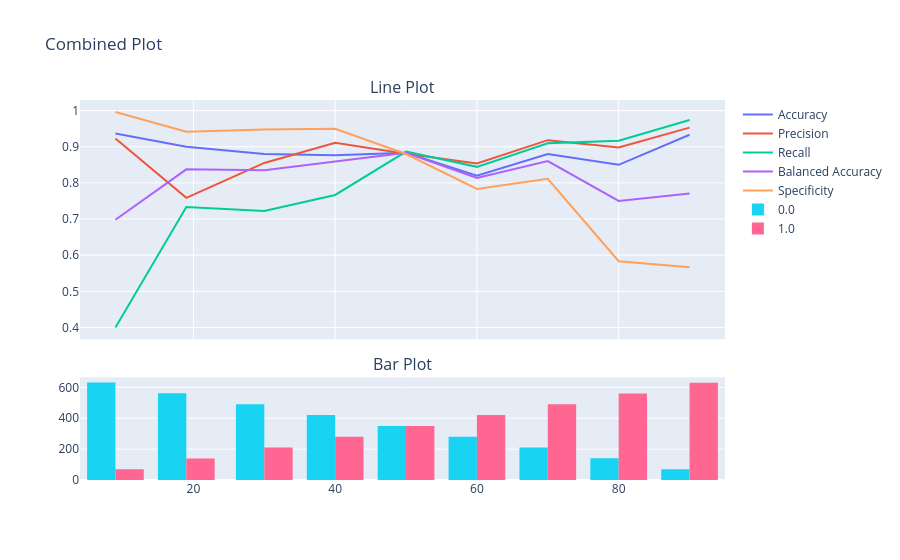

The notebook cell this image was saved under:
### Code cell
# fig = plt.figure(figsize=(8, 6))
# gs = gridspec.GridSpec(nrows=2, ncols=1, height_ratios=[.7, .3])

# # Create subplots in the custom grid
# ax1 = fig.add_subplot(gs[0, 0])
# ax2 = fig.add_subplot(gs[1, 0])


# aff = (metrics_df[metrics_df.index.str.contains('Test')]
#  [metric_name_list + ['Target proportion']]
#  .melt(id_vars=['Target proportion'])
#  )

# sns.lineplot(
#     aff,
#     x='Target proportion',
#     y='value',
#     hue='variable',
#     ax=ax1
# )

# sns.barplot(train_balances_df, x='Target proportion', y='count', hue='target', errorbar=None, ax=ax2)
# plt.tight_layout()

import plotly.graph_objects as go
import pandas as pd

# Prepare the data
aff = (metrics_df[metrics_df.index.str.contains('Test')]
       [metric_name_list + ['Target proportion']]
       .melt(id_vars=['Target proportion'])
)

# Line plot (for ax1 in seaborn)
line_fig = go.Figure()

for variable in aff['variable'].unique():
    line_fig.add_trace(go.Scatter(
        x=aff[aff['variable'] == variable]['Target proportion'],
        y=aff[aff['variable'] == variable]['value'],
        mode='lines',
        name=variable
    ))

line_fig.update_layout(
    title='Line Plot',
    xaxis_title='Target Proportion',
    yaxis_title='Value',
    height=600,
)

# Bar plot (for ax2 in seaborn)
bar_fig = go.Figure()

for target in train_balances_df['target'].unique():
    bar_fig.add_trace(go.Bar(
        x=train_balances_df[train_balances_df['target'] == target]['Target proportion'],
        y=train_balances_df[train_balances_df['target'] == target]['count'],
        name=target,
        marker=dict(line=dict(width=0))  # Equivalent to errorbar=None
    ))

bar_fig.update_layout(
    title='Bar Plot',
    xaxis_title='Target Proportion',
    yaxis_title='Count',
    height=300,
)

# Combine the two subplots into a single figure using plotly subplots
from plotly.subplots import make_subplots

fig = make_subplots(
    rows=2, cols=1,
    shared_xaxes=True,
    vertical_spacing=0.1,
    subplot_titles=('Line Plot', 'Bar Plot'),
    row_heights=[0.7, 0.3]
)

# Add line plot to the first subplot
for trace in line_fig.data:
    fig.add_trace(trace, row=1, col=1)

# Add bar plot to the second subplot
for trace in bar_fig.data:
    fig.add_trace(trace, row=2, col=1)

# Update layout for overall figure
fig.update_layout(
    title='Combined Plot',
    showlegend=True
)

fig.show()

### Figure 1 — Plotly figure (JSON) as saved in the notebook; plotly's stock layout.template omitted (floating-point values rounded to 4 significant figures)
{"data": [{"mode": "lines", "name": "Accuracy", "type": "scatter", "x": [9, 19, 30, 40, 50, 60, 70, 80, 90], "xaxis": "x", "y": [0.9367, 0.9, 0.88, 0.8767, 0.8833, 0.82, 0.88, 0.85, 0.9333], "yaxis": "y"}, {"mode": "lines", "name": "Precision", "type": "scatter", "x": [9, 19, 30, 40, 50, 60, 70, 80, 90], "xaxis": "x", "y": [0.9231, 0.7586, 0.8553, 0.9109, 0.8808, 0.8539, 0.9183, 0.898, 0.9529], "yaxis": "y"}, {"mode": "lines", "name": "Recall", "type": "scatter", "x": [9, 19, 30, 40, 50, 60, 70, 80, 90], "xaxis": "x", "y": [0.4, 0.7333, 0.7222, 0.7667, 0.8867, 0.8444, 0.9095, 0.9167, 0.9741], "yaxis": "y"}, {"mode": "lines", "name": "Balanced Accuracy", "type": "scatter", "x": [9, 19, 30, 40, 50, 60, 70, 80, 90], "xaxis": "x", "y": [0.6981, 0.8375, 0.8349, 0.8583, 0.8833, 0.8139, 0.8603, 0.75, 0.7704], "yaxis": "y"}, {"mode": "lines", "name": "Specificity", "type": "scatter", "x": [9, 19, 30, 40, 50, 60, 70, 80, 90], "xaxis": "x", "y": [0.9963, 0.9417, 0.9476, 0.95, 0.88, 0.7833, 0.8111, 0.5833, 0.5667], "yaxis": "y"}, {"marker": {"line": {"width": 0}}, "name": "0.0", "type": "bar", "x": [9, 19, 30, 40, 50, 60, 70, 80, 90], "xaxis": "x2", "y": [631, 561, 490, 420, 350, 280, 210, 140, 70], "yaxis": "y2"}, {"marker": {"line": {"width": 0}}, "name": "1.0", "type": "bar", "x": [9, 19, 30, 40, 50, 60, 70, 80, 90], "xaxis": "x2", "y": [69, 139, 210, 280, 350, 420, 490, 560, 630], "yaxis": "y2"}], "layout": {"annotations": [{"font": {"size": 16}, "showarrow": false, "text": "Line Plot", "x": 0.5, "xanchor": "center", "xref": "paper", "y": 1, "yanchor": "bottom", "yref": "paper"}, {"font": {"size": 16}, "showarrow": false, "text": "Bar Plot", "x": 0.5, "xanchor": "center", "xref": "paper", "y": 0.27, "yanchor": "bottom", "yref": "paper"}], "showlegend": true, "title": {"text": "Combined Plot"}, "xaxis": {"anchor": "y", "domain": [0, 1], "matches": "x2", "showticklabels": false}, "xaxis2": {"anchor": "y2", "domain": [0, 1]}, "yaxis": {"anchor": "x", "domain": [0.37, 1]}, "yaxis2": {"anchor": "x2", "domain": [0, 0.27]}}}
